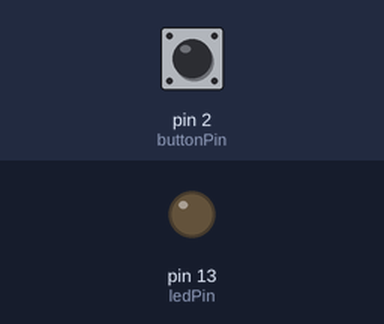
Simulated run of this sketch. Board: Arduino Uno, built with avr-gcc and run on an emulated ATmega328P. Parts: output pins drawn as LEDs (lit = HIGH). The test bench sets the inputs (shaded band); at power-on: pin 2 (buttonPin) HIGH.

Above: at 1.2 s.
1.3 s: pin 2 (buttonPin) pulled LOW for 0.15 s
At 1.37 s:
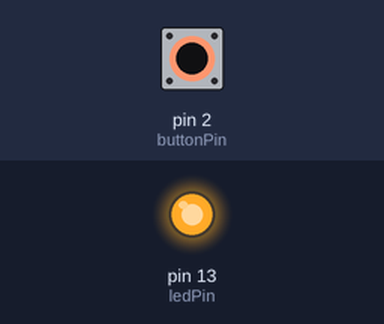
2.9 s: pin 2 (buttonPin) pulled LOW for 3.2 s
At 6.8 s:
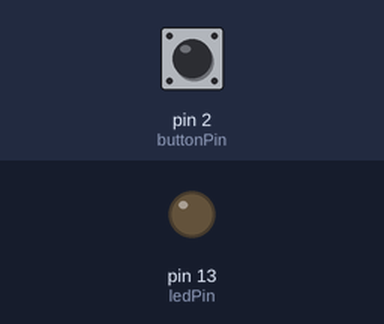
Timing chart, 0 to 8.3 s (numbered marks = the images above; inputs shaded):
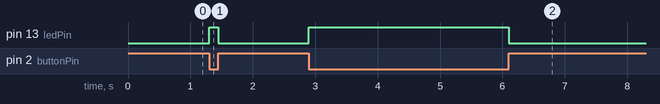

The sketch:

wk11.ino
```cpp
const int buttonPin = 2;
const int ledPin = 13;

int buttonState = 0;

void setup() {
  // put your setup code here, to run once:
  pinMode(ledPin, OUTPUT);
  pinMode(buttonPin, INPUT_PULLUP);
  digitalWrite(buttonPin, HIGH);
}

void loop() {
  // put your main code here, to run repeatedly:
  buttonState = digitalRead(buttonPin);

  if(buttonState == HIGH) {
    digitalWrite(ledPin, LOW);
  }
  else {
    digitalWrite(ledPin, HIGH);
  }

}
```

Measured:
- after the input at 1.3 s, pin 13 (ledPin): LOW → HIGH at once, → LOW 0.15 s later
- after the input at 2.9 s, pin 13 (ledPin): LOW → HIGH at once, → LOW 3.2 s later
